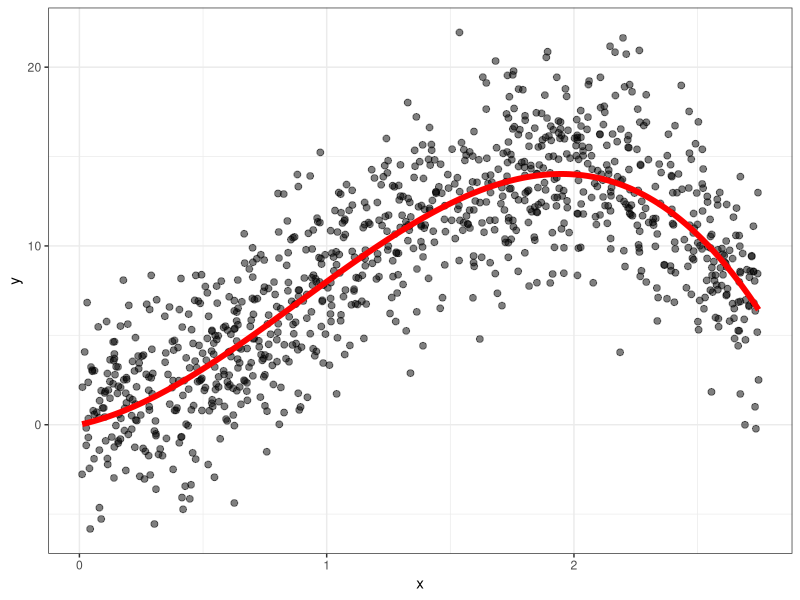
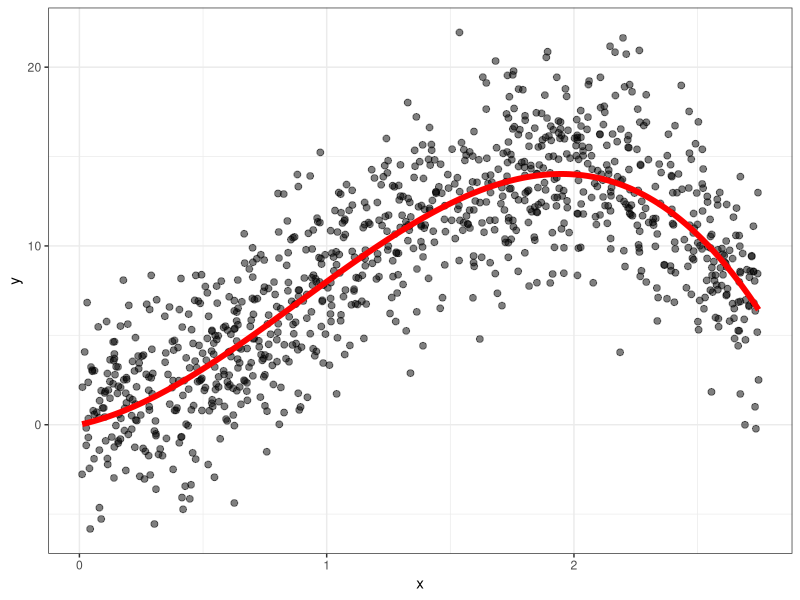
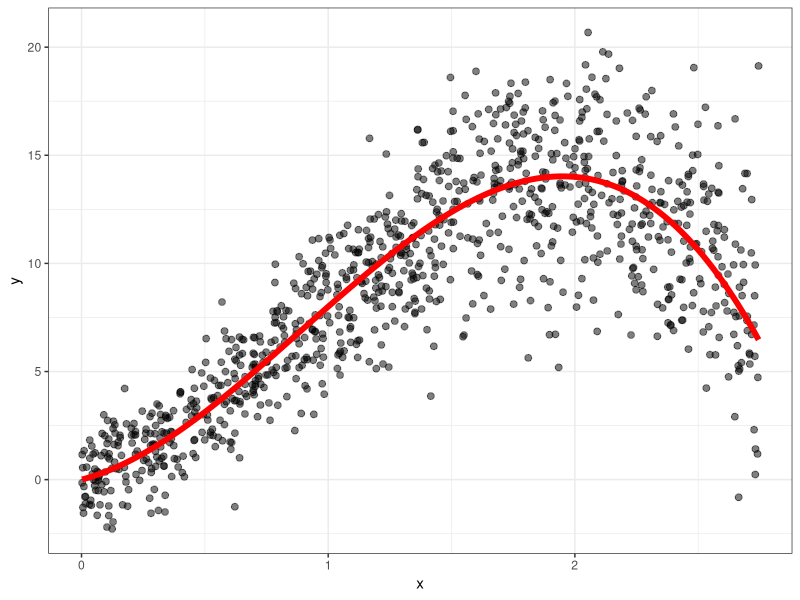
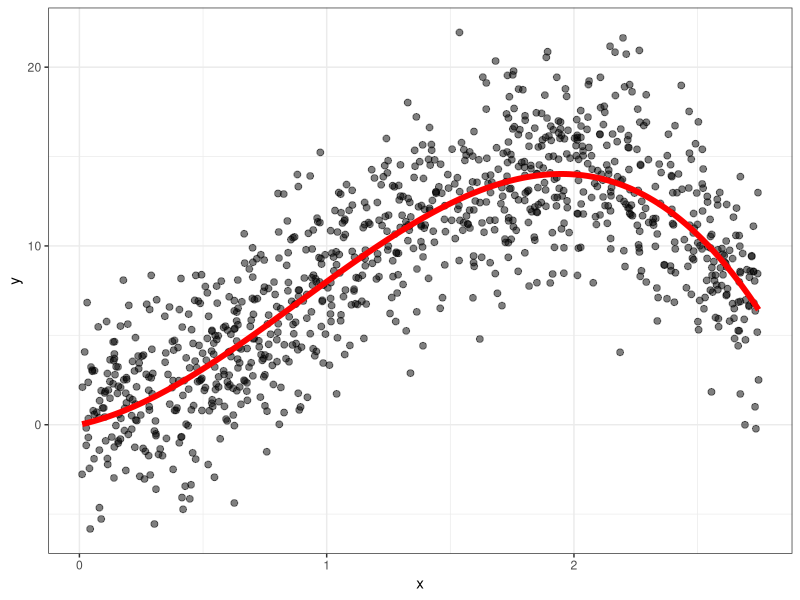
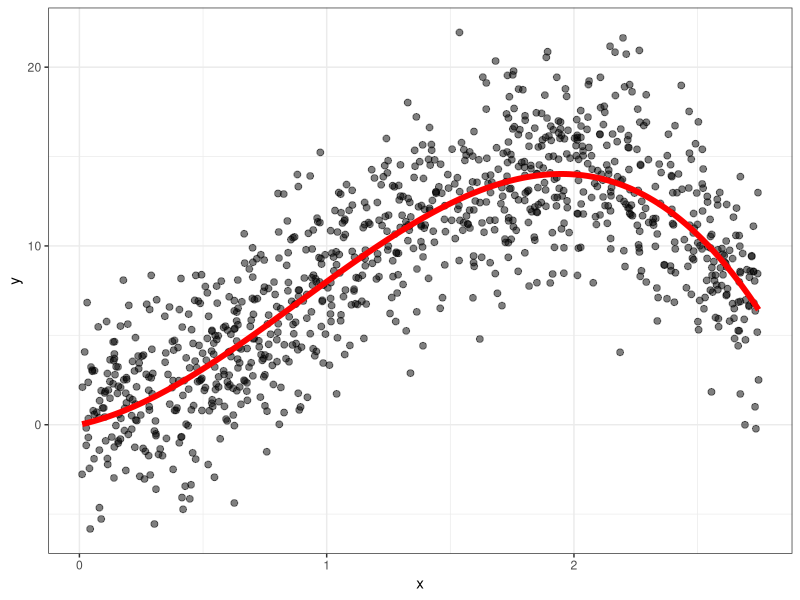
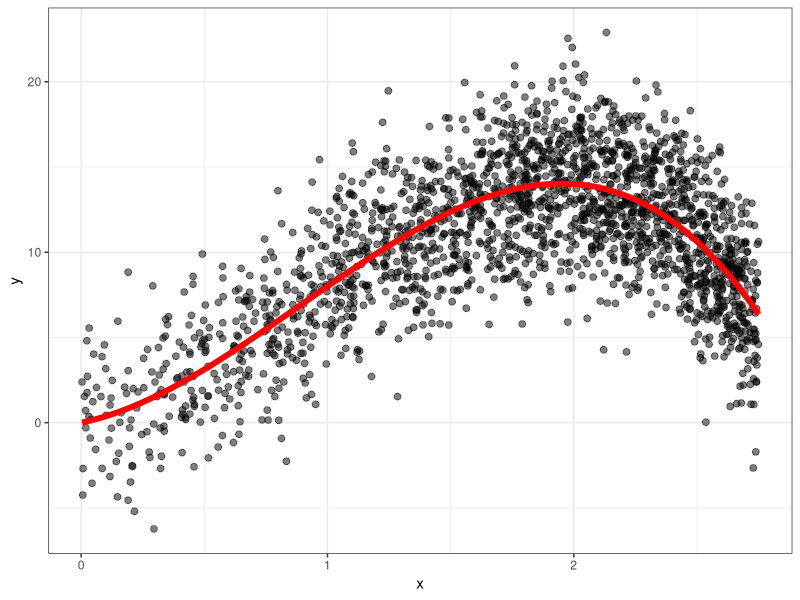

Here is the R script that generated these plots, in order:
## ---- chunk 1
library(tidyverse)
knitr::opts_chunk$set(fig.height=5, fig.width=8.5, fig.align="center", warning = F, message = F)
## ---- chunk 2
n <- 1000
p <- tibble(x = runif(n, min = 0, max = 2.75)) |> 
  mutate(mu = 3*x + 8*x^2 - 3*x^3,
         y = rnorm(n, mean = mu, sd = 3)) |> 
  ggplot(aes(x = x, y = y)) + 
  geom_point(alpha = .5, size = 2) +
  theme_bw() + 
  geom_line(aes(y = mu), col = "red", lwd = 2)
p
## ---- chunk 3
p
## ---- chunk 4
tibble(x = runif(n, min = 0, max = 2.75)) |> 
  mutate(mu = 3*x + 8*x^2 - 3*x^3,
         y = rnorm(n, mean = mu, sd = 1 + x)) |> 
  ggplot(aes(x = x, y = y)) + 
  geom_point(alpha = .5, size = 2) +
  theme_bw() + 
  geom_line(aes(y = mu), col = "red", lwd = 2)
## ---- chunk 5
p
## ---- chunk 6
p
## ---- chunk 7
n <- 5000
tibble(x = rnorm(n, mean = 3, sd = 1.5)) |> 
  mutate(mu = 3*x + 8*x^2 - 3*x^3,
         y = rnorm(n, mean = mu, sd = 3)) |> 
  filter(x > 0 & x < 2.75) |> 
  ggplot(aes(x = x, y = y)) + 
  geom_point(alpha = .5, size = 2) +
  theme_bw() + 
  geom_line(aes(y = mu), col = "red", lwd = 2)
